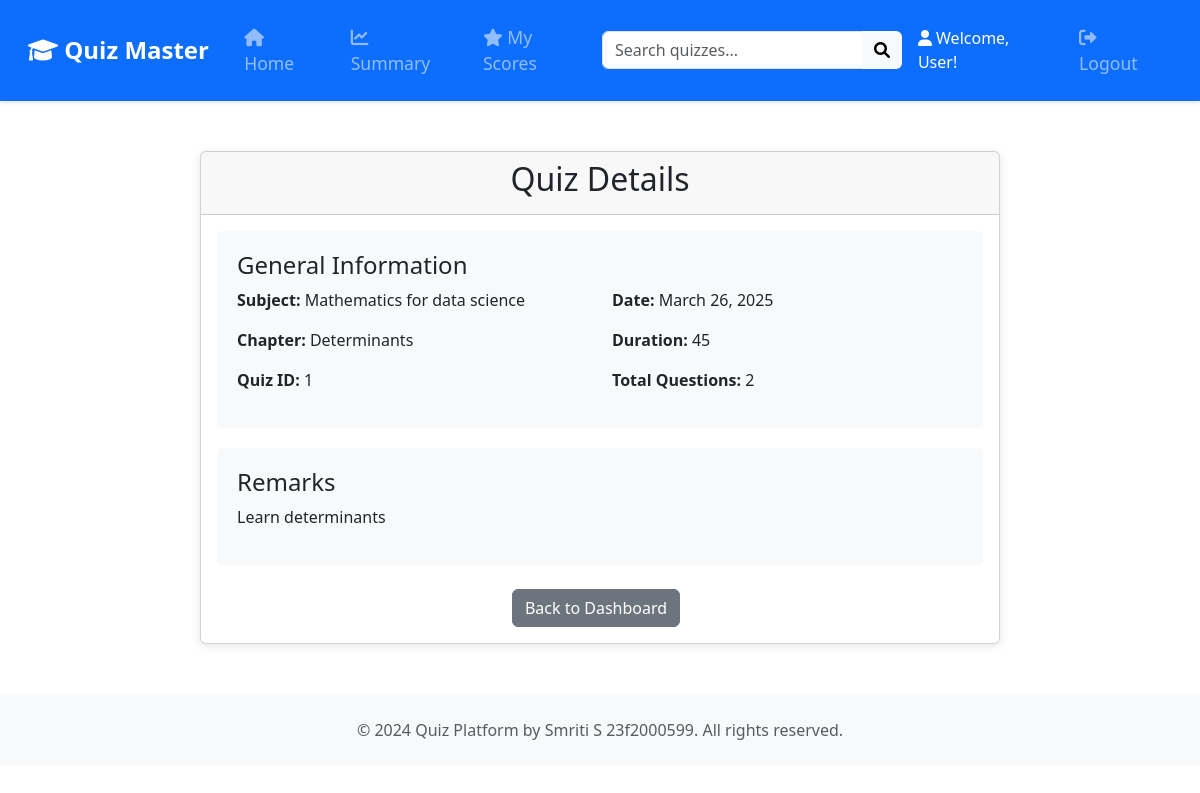
The app's page /quiz/details/1 (signed in) with its own data.
### database.py (models this page shows)
class Subject(db.Model):
    id = db.Column(db.Integer, primary_key=True)
    name = db.Column(db.String(100), unique=True, nullable=False)
    description = db.Column(db.Text, nullable=False)
    chapters = db.relationship('Chapter', backref='subject', cascade="all, delete-orphan", lazy=True) #When lazy=True (or lazy='select'), SQLAlchemy does not load related objects immediately. Instead, it loads them only when accessed.

class Chapter(db.Model):
    id = db.Column(db.Integer, primary_key=True)
    name = db.Column(db.String(100), nullable=False)
    description = db.Column(db.Text, nullable=False)
    subject_id = db.Column(db.Integer, db.ForeignKey('subject.id'), nullable=False)
    questions = db.relationship('Quiz', backref='chapter', cascade="all, delete-orphan", lazy=True)

class Quiz(db.Model):
    id = db.Column(db.Integer, primary_key=True)
    chapter_id = db.Column(db.Integer, db.ForeignKey('chapter.id'), nullable=False)
    date_of_quiz =db.Column(db.Date)
    time_duration = db.Column(db.String(10))
    remarks= db.Column(db.Text)
    questions= db.relationship('Question', backref='quiz', cascade="all, delete-orphan", lazy=True)
    scores = db.relationship('Score', backref='quiz', lazy=True)

### apis.py (the view)
    @app.route('/quiz/details/<int:quiz_id>')
    @login_required
    def view_quiz_details(quiz_id):
        quiz_data = db.session.query(
            Quiz,
            Chapter,
            Subject,
            db.func.count(Question.id).label('question_count')
        ).join(
            Chapter, Quiz.chapter_id == Chapter.id
        ).join(
            Subject, Chapter.subject_id == Subject.id
        ).outerjoin(
            Question, Question.quiz_id == Quiz.id
        ).filter(
            Quiz.id == quiz_id
        ).group_by(
            Quiz.id, Chapter.id, Subject.id
        ).first()
        if not quiz_data:
            return redirect(url_for('user_dashboard'))
        user_score = Score.query.filter_by(
            user_id=session.get('user_id'),
            quiz_id=quiz_id
        ).first()
        today = date.today()
        return render_template('quiz_details.html',
                            quiz_data=quiz_data,
                            user_score=user_score,
                            today=today)

### apis.py (called while the page is built)
def login_required(f):
    @wraps(f)
    def decorated_function(*args, **kwargs):
        if 'user_id' not in session:
            flash('Please login first.', 'error')
            return redirect(url_for('login'))
        return f(*args, **kwargs)
    return decorated_function

### templates/quiz_details.html (shortened to what this page needs)
<!DOCTYPE html>
<html lang="en">
<head>
    <link href="https://cdn.jsdelivr.net/npm/bootstrap@5.3.0/dist/css/bootstrap.min.css" rel="stylesheet">
</head>
<body>
    {% include 'user_navbar.html' %}
    <div class="container">
        <div class="card quiz-details-card">
            <div class="card-header">
                <h2 class="text-center">Quiz Details</h2>
            </div>
            <div class="card-body">
                <div class="detail-section">
                    <h4>General Information</h4>
                    <div class="row">
                        <div class="col-md-6">
                            <p><strong>Subject:</strong> {{ quiz_data.Subject.name }}</p>
                            <p><strong>Chapter:</strong> {{ quiz_data.Chapter.name }}</p>
                            <p><strong>Quiz ID:</strong> {{ quiz_data.Quiz.id }}</p>
                        </div>
                        <div class="col-md-6">
                            <p><strong>Date:</strong> {{ quiz_data.Quiz.date_of_quiz.strftime('%B %d, %Y') }}</p>
                            <p><strong>Duration:</strong> {{ quiz_data.Quiz.time_duration }}</p>
                            <p><strong>Total Questions:</strong> {{ quiz_data.question_count }}</p>
                        </div>
                    </div>
                </div>
                {% if quiz_data.Quiz.remarks %}
                <div class="detail-section">
                    <h4>Remarks</h4>
                    <p>{{ quiz_data.Quiz.remarks }}</p>
                </div>
                {% endif %}
                <div class="text-center mt-4">
                    <a href="{{ url_for('user_dashboard') }}" class="btn btn-secondary me-2">Back to Dashboard</a>
                </div>
            </div>
        </div>
    </div>
    <footer class="bg-light py-4 mt-auto">
        <div class="container text-center">
            <p class="text-muted mb-0">© 2024 Quiz Platform by Smriti S 23f2000599. All rights reserved.</p>
        </div>
    </footer>
</body>
</html>

### templates/quiz_details.html (style rules this page uses)
.quiz-details-card { max-width: 800px; margin: 50px auto; box-shadow: 0 2px 10px rgba(0,0,0,0.1); }
.detail-section { background-color: #f8f9fa; padding: 20px; border-radius: 5px; margin-bottom: 20px; }

### records on screen
Subject: Subject.name "Mathematics for data science"
Chapter: Chapter.name "Determinants"
Quiz: Quiz.id "1", Quiz.date_of_quiz "March 26, 2025", Quiz.time_duration "45", Quiz.remarks "Learn determinants"

### other values on screen
{{ session.get('username', 'User') }} "User"
{{ quiz_data.question_count }} "2"
